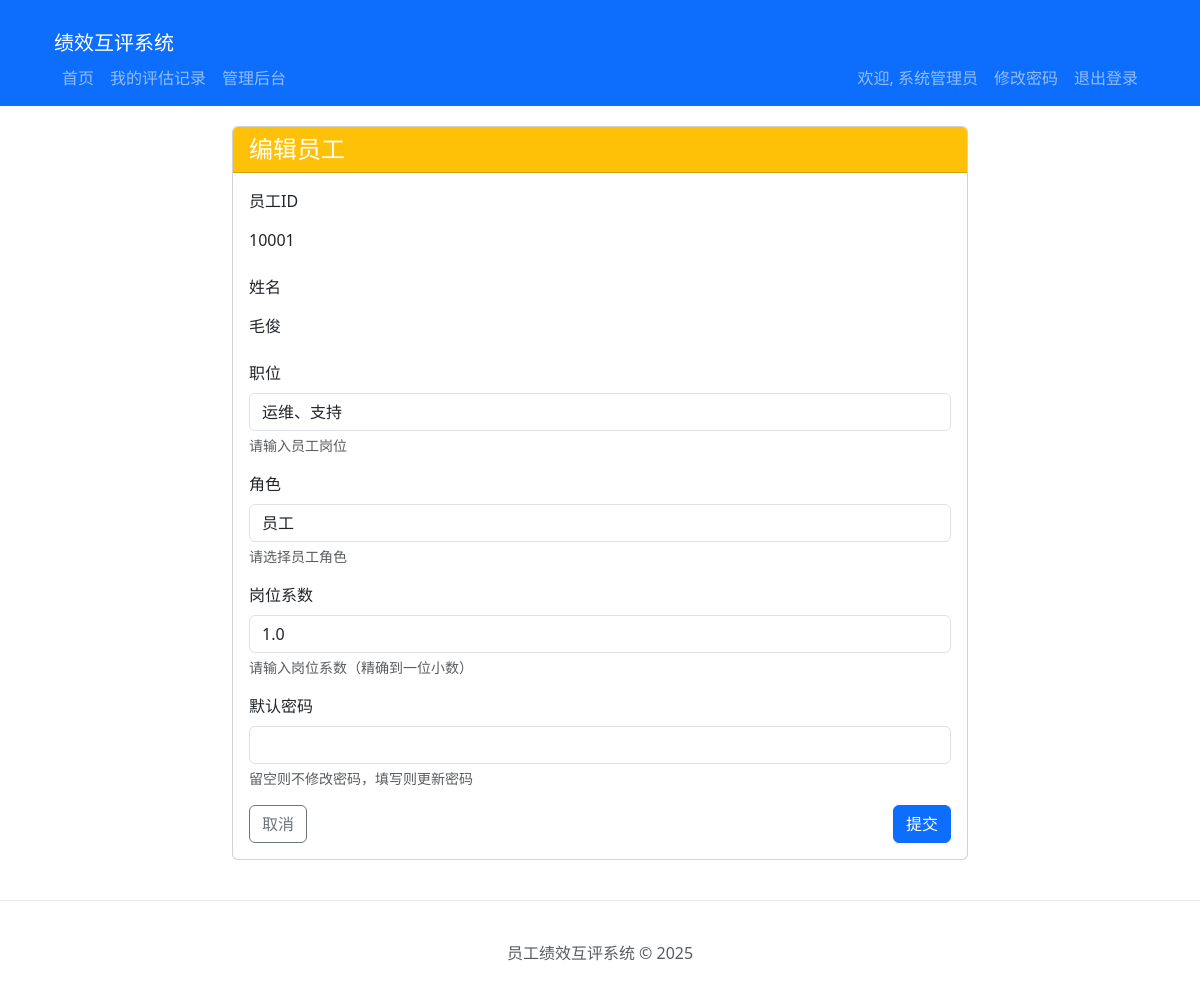
/admin/employees/edit/10001 (signed in), run on the app's committed database.
### models.py (models this page shows, shortened)
class Employee(UserMixin, db.Model):
    __tablename__ = 'employees'
    id = db.Column(db.Integer, primary_key=True)
    employee_id = db.Column(db.String(20), unique=True, nullable=False)
    name = db.Column(db.String(100), nullable=False)
    position = db.Column(db.String(100), nullable=False)
    password_hash = db.Column(db.String(256), nullable=False)
    is_admin = db.Column(db.Boolean, default=False)
    is_frozen = db.Column(db.Boolean, default=False)
    role = db.Column(db.String(20), default='员工', nullable=False)
    position_coefficient = db.Column(db.Float, default=1.0, nullable=False)
    created_at = db.Column(db.DateTime, default=datetime.utcnow)
    updated_at = db.Column(db.DateTime, default=datetime.utcnow, onupdate=datetime.utcnow)

### app.py (the view)
@app.route('/admin/employees/edit/<string:employee_id>', methods=['GET', 'POST'])
@login_required
@admin_required
def admin_employee_edit(employee_id):
    from models import Employee
    from forms import EmployeeForm
    employee = Employee.query.filter_by(employee_id=employee_id).first_or_404()
    form = EmployeeForm(obj=employee, edit_id=employee.id)
    if form.validate_on_submit():
            try:
                employee.position = form.position.data
                employee.role = form.role.data
                employee.position_coefficient = form.position_coefficient.data
                if form.password.data:
                    employee.set_password(form.password.data)
                db.session.commit()
                flash('员工信息更新成功', 'success')
                return redirect(url_for('admin_employee_list'))
            except Exception as e:
                db.session.rollback()
                flash(f'更新失败: {str(e)}', 'danger')
    else:
        if form.errors:
            for field, errors in form.errors.items():
                for error in errors:
                    flash(f'{getattr(form, field).label.text}：{error}', 'danger')
    return render_template('admin/employee_form.html', form=form, employee=employee)

### forms.py (shortened to what this page needs)
class EmployeeForm(FlaskForm):
    employee_id = StringField('员工ID', validators=[DataRequired()])
    name = StringField('姓名', validators=[DataRequired()])
    position = StringField('职位', validators=[DataRequired()])
    role = SelectField('角色', validators=[DataRequired()], choices=[('员工', '员工'), ('部门负责人', '部门负责人'), ('部门经理', '部门经理'), ('分管领导', '分管领导')])
    position_coefficient = DecimalField('岗位系数', validators=[DataRequired(), NumberRange(min=0.1, max=3.0)], places=1)
    password = PasswordField('默认密码')
    submit = SubmitField('提交')
    def __init__(self, *args, **kwargs):
        self.reset_password = kwargs.pop('reset_password', False)
        self.edit_id = kwargs.pop('edit_id', None)
        super(EmployeeForm, self).__init__(*args, **kwargs)

### app.py (called while the page is built)
def admin_required(f):
    @wraps(f)
    def decorated_function(*args, **kwargs):
        if not current_user.is_authenticated:
            return redirect(url_for('login', next=request.url))
        if not current_user.is_admin:
            abort(403)
        return f(*args, **kwargs)
    return decorated_function

@login_manager.user_loader
def load_user(user_id):
    return Employee.query.get(int(user_id))

### templates/admin/employee_form.html (shortened to what this page needs)
{% extends 'base.html' %}
{% block content %}
<div class="row">
    <div class="col-md-8 offset-md-2">
        <div class="card">
            <div class="card-header bg-warning text-white">
                <h4 class="mb-0">{% if reset_password %}重置密码{% elif employee %}编辑员工{% else %}添加员工{% endif %}</h4>
            </div>
            <div class="card-body">
                <form method="POST" action="{{ url_for('admin_employee_reset_password', employee_id=employee.employee_id) if reset_password else (url_for('admin_employee_edit', employee_id=employee.employee_id) if employee else url_for('admin_employee_add')) }}">
                    <div class="mb-3">
                        {{ form.employee_id.label(class="form-label") }}
                        {% if employee %}
                            <div class="form-control-plaintext">{{ employee.employee_id }}</div>
                        {% endif %}
                    </div>
                    <div class="mb-3">
                        {{ form.name.label(class="form-label") }}
                        {% if employee %}
                            <div class="form-control-plaintext">{{ employee.name }}</div>
                        {% endif %}
                    </div>
                    {% if not reset_password %}
                    <div class="mb-3">
                        {{ form.position.label(class="form-label") }}
                        {{ form.position(class="form-control" + (' is-invalid' if form.position.errors else '')) }}
                        <div class="form-text">请输入员工岗位</div>
                    </div>
                    <div class="mb-3">
                        {{ form.role.label(class="form-label") }}
                        {{ form.role(class="form-control" + (' is-invalid' if form.role.errors else '')) }}
                        <div class="form-text">请选择员工角色</div>
                    </div>
                    <div class="mb-3">
                        {{ form.position_coefficient.label(class="form-label") }}
                        {{ form.position_coefficient(class="form-control" + (' is-invalid' if form.position_coefficient.errors else '')) }}
                        <div class="form-text">请输入岗位系数（精确到一位小数）</div>
                    </div>
                    {% endif %}
                    <div class="mb-3">
                        {{ form.password.label(class="form-label") }}
                        {{ form.password(class="form-control" + (' is-invalid' if form.password.errors else '')) }}
                        <div class="form-text">{% if reset_password %}请输入新密码{% elif employee %}留空则不修改密码，填写则更新密码{% else %}请输入初始密码{% endif %}</div>
                    </div>
                    <div class="d-flex justify-content-between">
                        <a href="{{ url_for('admin_employee_list') }}" class="btn btn-outline-secondary">取消</a>
                        {% if reset_password %}
{{ form.submit(class="btn btn-warning", value="重置密码") }}
{% else %}
{{ form.submit(class="btn btn-primary", value="提交") }}
{% endif %}
                    </div>
                </form>
            </div>
        </div>
    </div>
</div>
{% endblock %}

### templates/base.html (shortened to what this page needs)
<!DOCTYPE html>
<html lang="zh-CN">
<head>
    <link href="{{ url_for('static', filename='css/bootstrap.min.css') }}" rel="stylesheet">
</head>
<body>
    <nav class="navbar navbar-expand-lg navbar-dark bg-primary">
    <div class="container">
    <div class="container-fluid">
        <a class="navbar-brand" href="{{ url_for('index') }}">绩效互评系统</a>
        <div class="collapse navbar-collapse" id="navbarNav">
        {% if current_user.is_authenticated %}
        <ul class="navbar-nav me-auto">
            <li class="nav-item">
                <a class="nav-link" href="{{ url_for('index') }}">首页</a>
            </li>
            <li class="nav-item">
                <a class="nav-link" href="{{ url_for('my_evaluations') }}">我的评估记录</a>
            </li>
            {% if current_user.employee_id == '10000' %}
            <li class="nav-item">
                <a class="nav-link" href="{{ url_for('admin_dashboard') }}">管理后台</a>
            </li>
            {% endif %}
        </ul>
        <ul class="navbar-nav">
            <li class="nav-item">
                <span class="nav-link">欢迎, {{ current_user.name }}</span>
            </li>
            <li class="nav-item">
                  <a href="{{ url_for('change_password') }}" class="nav-link">修改密码</a>
              </li>
              <li class="nav-item">
                  <a href="{{ url_for('logout') }}" class="nav-link">退出登录</a>
              </li>
        </ul>
        {% else %}
        <ul class="navbar-nav ms-auto">
            <li class="nav-item">
                <a class="nav-link" href="{{ url_for('login') }}">登录</a>
            </li>
        </ul>
        {% endif %}
        </div>
    </nav>
    <div class="container">
        {% block content %}{% endblock %}
    </div>
    <footer class="footer">
        <div class="container">
            <span class="text-muted">员工绩效互评系统 &copy; 2025</span>
        </div>
    </footer>
</body>
</html>

### templates/base.html (style rules this page uses)
.container { margin-top: 20px; }
.footer { margin-top: 40px; padding: 20px; text-align: center; border-top: 1px solid #e9ecef; }

### data on the page
Employee: name "系统管理员"
Employee: employee_id "10001", name "毛俊", position "运维、支持", role "员工", position_coefficient "1.0"
